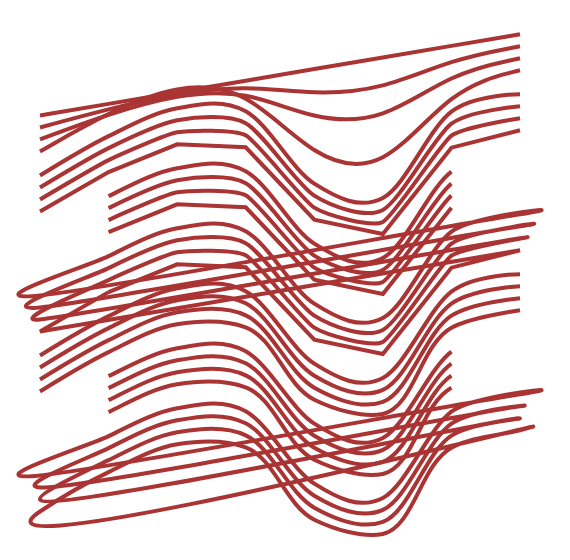

The Vega-Lite source for this figure:
### Vega specification from a JSON file in a GitHub repository (floating-point values rounded to 4 significant figures)
{"$schema": "https://vega.github.io/schema/vega/v6.json", "width": 260, "height": 270, "padding": 5, "marks": [{"type": "line", "from": {"data": "p8"}, "encode": {"update": {"x": {"field": "x"}, "y": {"signal": "datum.y + 0"}, "interpolate": {"value": "bundle"}, "tension": {"value": 0}, "stroke": {"value": "#a33"}}}}, {"type": "line", "from": {"data": "p8"}, "encode": {"update": {"x": {"field": "x"}, "y": {"signal": "datum.y + 6"}, "interpolate": {"value": "bundle"}, "tension": {"value": 0.25}, "stroke": {"value": "#a33"}}}}, {"type": "line", "from": {"data": "p8"}, "encode": {"update": {"x": {"field": "x"}, "y": {"signal": "datum.y + 12"}, "interpolate": {"value": "bundle"}, "tension": {"value": 0.5}, "stroke": {"value": "#a33"}}}}, {"type": "line", "from": {"data": "p8"}, "encode": {"update": {"x": {"field": "x"}, "y": {"signal": "datum.y + 18"}, "interpolate": {"value": "bundle"}, "tension": {"value": 1}, "stroke": {"value": "#a33"}}}}, {"type": "line", "from": {"data": "p8"}, "encode": {"update": {"x": {"field": "x"}, "y": {"signal": "datum.y + 30"}, "interpolate": {"value": "cardinal"}, "tension": {"value": 0}, "stroke": {"value": "#a33"}}}}, {"type": "line", "from": {"data": "p8"}, "encode": {"update": {"x": {"field": "x"}, "y": {"signal": "datum.y + 36"}, "interpolate": {"value": "cardinal"}, "tension": {"value": 0.25}, "stroke": {"value": "#a33"}}}}, {"type": "line", "from": {"data": "p8"}, "encode": {"update": {"x": {"field": "x"}, "y": {"signal": "datum.y + 42"}, "interpolate": {"value": "cardinal"}, "tension": {"value": 0.5}, "stroke": {"value": "#a33"}}}}, {"type": "line", "from": {"data": "p8"}, "encode": {"update": {"x": {"field": "x"}, "y": {"signal": "datum.y + 48"}, "interpolate": {"value": "cardinal"}, "tension": {"value": 1}, "stroke": {"value": "#a33"}}}}, {"type": "line", "from": {"data": "p8"}, "encode": {"update": {"x": {"field": "x"}, "y": {"signal": "datum.y + 60"}, "interpolate": {"value": "cardinal-open"}, "tension": {"value": 0}, "stroke": {"value": "#a33"}}}}, {"type": "line", "from": {"data": "p8"}, "encode": {"update": {"x": {"field": "x"}, "y": {"signal": "datum.y + 66"}, "interpolate": {"value": "cardinal-open"}, "tension": {"value": 0.25}, "stroke": {"value": "#a33"}}}}, {"type": "line", "from": {"data": "p8"}, "encode": {"update": {"x": {"field": "x"}, "y": {"signal": "datum.y + 72"}, "interpolate": {"value": "cardinal-open"}, "tension": {"value": 0.5}, "stroke": {"value": "#a33"}}}}, {"type": "line", "from": {"data": "p8"}, "encode": {"update": {"x": {"field": "x"}, "y": {"signal": "datum.y + 78"}, "interpolate": {"value": "cardinal-open"}, "tension": {"value": 1}, "stroke": {"value": "#a33"}}}}, {"type": "line", "from": {"data": "p8"}, "encode": {"update": {"x": {"field": "x"}, "y": {"signal": "datum.y + 90"}, "interpolate": {"value": "cardinal-closed"}, "tension": {"value": 0}, "stroke": {"value": "#a33"}}}}, {"type": "line", "from": {"data": "p8"}, "encode": {"update": {"x": {"field": "x"}, "y": {"signal": "datum.y + 96"}, "interpolate": {"value": "cardinal-closed"}, "tension": {"value": 0.25}, "stroke": {"value": "#a33"}}}}, {"type": "line", "from": {"data": "p8"}, "encode": {"update": {"x": {"field": "x"}, "y": {"signal": "datum.y + 102"}, "interpolate": {"value": "cardinal-closed"}, "tension": {"value": 0.5}, "stroke": {"value": "#a33"}}}}, {"type": "line", "from": {"data": "p8"}, "encode": {"update": {"x": {"field": "x"}, "y": {"signal": "datum.y + 108"}, "interpolate": {"value": "cardinal-closed"}, "tension": {"value": 1}, "stroke": {"value": "#a33"}}}}, {"type": "line", "from": {"data": "p8"}, "encode": {"update": {"x": {"field": "x"}, "y": {"signal": "datum.y + 120"}, "interpolate": {"value": "catmull-rom"}, "tension": {"value": 0}, "stroke": {"value": "#a33"}}}}, {"type": "line", "from": {"data": "p8"}, "encode": {"update": {"x": {"field": "x"}, "y": {"signal": "datum.y + 126"}, "interpolate": {"value": "catmull-rom"}, "tension": {"value": 0.25}, "stroke": {"value": "#a33"}}}}, {"type": "line", "from": {"data": "p8"}, "encode": {"update": {"x": {"field": "x"}, "y": {"signal": "datum.y + 132"}, "interpolate": {"value": "catmull-rom"}, "tension": {"value": 0.5}, "stroke": {"value": "#a33"}}}}, {"type": "line", "from": {"data": "p8"}, "encode": {"update": {"x": {"field": "x"}, "y": {"signal": "datum.y + 138"}, "interpolate": {"value": "catmull-rom"}, "tension": {"value": 1}, "stroke": {"value": "#a33"}}}}, {"type": "line", "from": {"data": "p8"}, "encode": {"update": {"x": {"field": "x"}, "y": {"signal": "datum.y + 150"}, "interpolate": {"value": "catmull-rom-open"}, "tension": {"value": 0}, "stroke": {"value": "#a33"}}}}, {"type": "line", "from": {"data": "p8"}, "encode": {"update": {"x": {"field": "x"}, "y": {"signal": "datum.y + 156"}, "interpolate": {"value": "catmull-rom-open"}, "tension": {"value": 0.25}, "stroke": {"value": "#a33"}}}}, {"type": "line", "from": {"data": "p8"}, "encode": {"update": {"x": {"field": "x"}, "y": {"signal": "datum.y + 162"}, "interpolate": {"value": "catmull-rom-open"}, "tension": {"value": 0.5}, "stroke": {"value": "#a33"}}}}, {"type": "line", "from": {"data": "p8"}, "encode": {"update": {"x": {"field": "x"}, "y": {"signal": "datum.y + 168"}, "interpolate": {"value": "catmull-rom-open"}, "tension": {"value": 1}, "stroke": {"value": "#a33"}}}}, {"type": "line", "from": {"data": "p8"}, "encode": {"update": {"x": {"field": "x"}, "y": {"signal": "datum.y + 180"}, "interpolate": {"value": "catmull-rom-closed"}, "tension": {"value": 0}, "stroke": {"value": "#a33"}}}}, {"type": "line", "from": {"data": "p8"}, "encode": {"update": {"x": {"field": "x"}, "y": {"signal": "datum.y + 186"}, "interpolate": {"value": "catmull-rom-closed"}, "tension": {"value": 0.25}, "stroke": {"value": "#a33"}}}}, {"type": "line", "from": {"data": "p8"}, "encode": {"update": {"x": {"field": "x"}, "y": {"signal": "datum.y + 192"}, "interpolate": {"value": "catmull-rom-closed"}, "tension": {"value": 0.5}, "stroke": {"value": "#a33"}}}}, {"type": "line", "from": {"data": "p8"}, "encode": {"update": {"x": {"field": "x"}, "y": {"signal": "datum.y + 198"}, "interpolate": {"value": "catmull-rom-closed"}, "tension": {"value": 1}, "stroke": {"value": "#a33"}}}}], "data": [{"name": "p8", "values": [{"x": 0.0, "y": 52.73, "g": true}, {"x": 34.29, "y": 33.06, "g": true}, {"x": 68.57, "y": 19.16, "g": true}, {"x": 102.9, "y": 20.65, "g": false}, {"x": 137.1, "y": 56.84, "g": true}, {"x": 171.4, "y": 63.96, "g": true}, {"x": 205.7, "y": 20.84, "g": true}, {"x": 240.0, "y": 12.14, "g": true}]}]}
